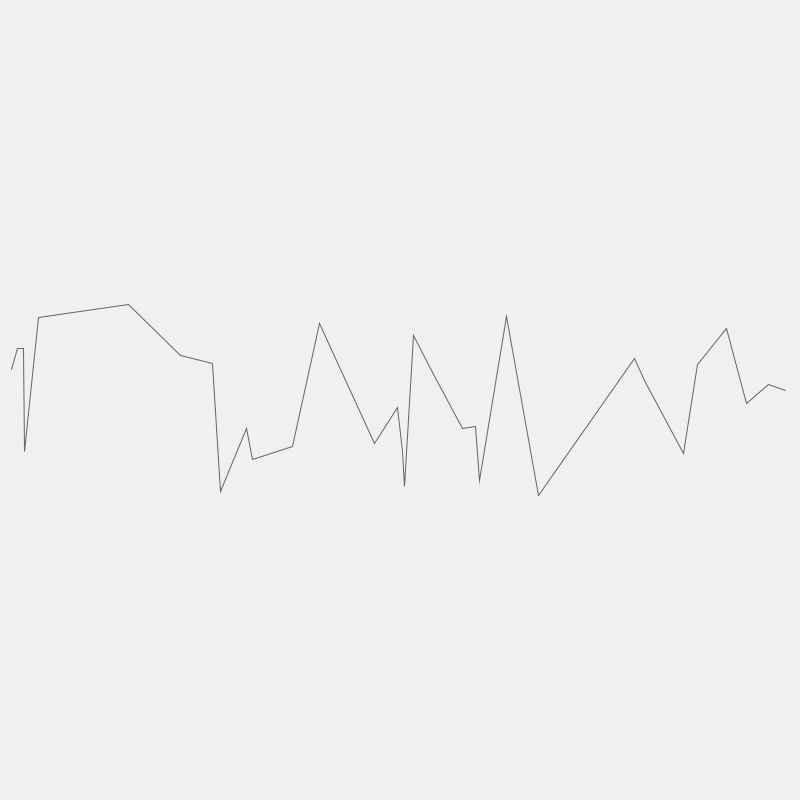
Frame 1 (no input)
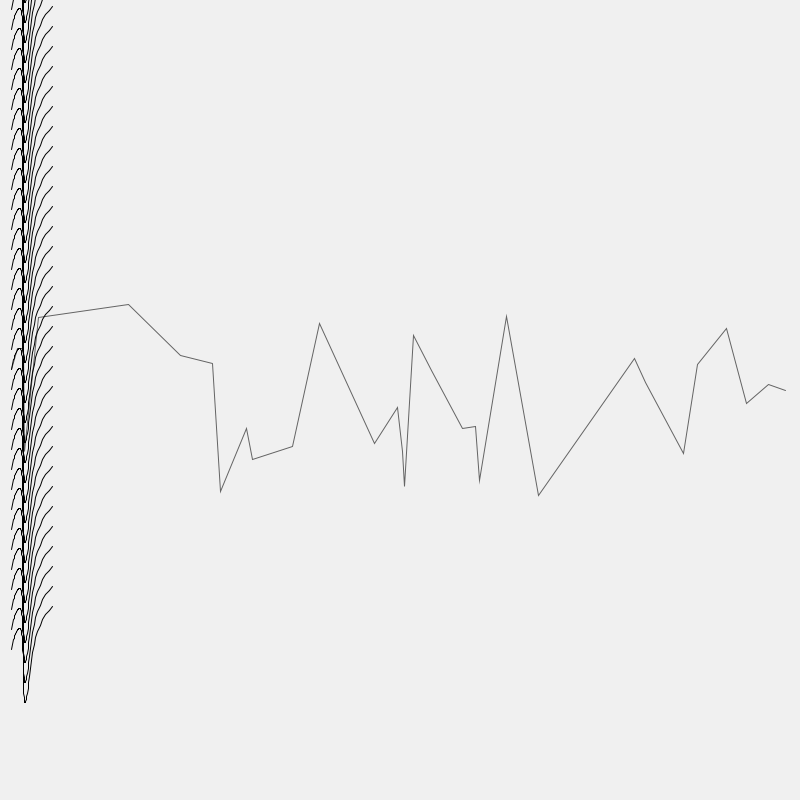
Frame 60 (the mouse pressed at the canvas centre just before this capture)
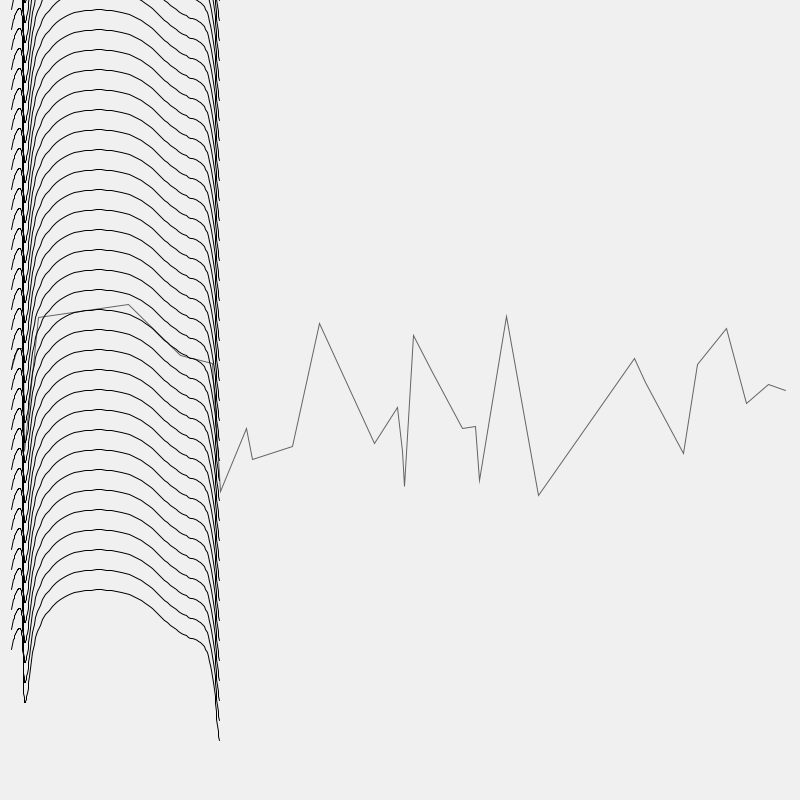
Frame 120 (the mouse held since frame 60 and released just before this capture)

The Processing sketch that drew these frames (run headless with seeded random() and noise(); from frame 60 on, the mouse is pressed at the canvas centre):

// Processing sketch: chaikin_curve
// ── chaikin_curve.pde
ArrayList<PVector> pontos = new ArrayList<PVector>();
ArrayList<PVector> novos = new ArrayList<PVector>();
int t = 1;

void setup()
{
  size(800, 800);
  background(240);
  noFill();
  strokeWeight(1);
  smooth();

  for (int i = 0; i < width; i++)
  {
    float prob = random(1);
    
    if (prob < 0.04)
    {
      float y = random(height / 2 - 100, height / 2 + 100);
      pontos.add(new PVector(i, y));
    }
  }

  stroke(100);

  beginShape();

  for (PVector p : pontos)
    vertex(p.x, p.y);
  
  endShape();

  stroke(0);

  novos.add(pontos.get(0));

  ArrayList<PVector> novos2 = chaikin(pontos);

  for (int i = 0; i < 3; i++)
    novos2 = chaikin(novos2);

  for (PVector p : novos2)
    novos.add(p);

  novos.add(pontos.get(pontos.size()-1));
}

void draw()
{
  background(240);
  stroke(100);

  beginShape();

  for (PVector p : pontos)
    vertex(p.x, p.y);

  endShape();

  stroke(0);

  for (int j = 0; j < height; j+=20)
  {
    beginShape();
    for (int i = 0; i < t; i++)
    {
      PVector p = novos.get(i);
      vertex(p.x, p.y + j - height / 2 - 100 );
    }
    endShape();
  }

  t++;

  if (t > novos.size() - 1)
    t = 0;
}

ArrayList<PVector> chaikin(ArrayList<PVector> p)
{
  ArrayList<PVector> novos = new ArrayList<PVector>();

  for (int i = 0, t = p.size() - 1; i < t; i++)
  {
    PVector p1 = p.get(i).copy().mult(0.75).add(p.get(i + 1).copy().mult(0.25));
    PVector p2 = p.get(i + 1).copy().mult(0.75).add(p.get(i).copy().mult(0.25));

    novos.add(p1);
    novos.add(p2);
  }

  return novos;
}

ArrayList<PVector> getPoints(PVector a, PVector b)
{
  ArrayList<PVector> p = new ArrayList<PVector>();

  PVector p1 = a.mult(0.75).add(b.mult(0.25));
  PVector p2 = a.mult(0.75).add(b.mult(0.25));

  p.add(p1);
  p.add(p2);

  return p;
}
